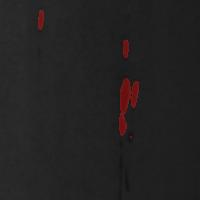
#> input picture visualization/visualize/output_img/inclusion.jpg, 200 x 200 px; its folder holds 3 pictures in this run
$ python concatimg.py
#> lines starting #> are read from the running program, lines starting #| are printed output that depends on the picture
#> further down, image is the input picture: PIL image 200x200 RGB; mean R, G, B 35.7, 33.9, 33.9
import cv2
import numpy as np
from PIL import Image
import os


# 用于垂直拼接图像，并在拼接处加入分割线
def concatenate_images_vertically(images, separator_height=5, separator_color=(255,255,255)):
    """
    垂直拼接一系列图像，且在每张图像之间增加细条分隔线。

    :param images: 要拼接的图像列表，每个图像为PIL.Image或numpy数组
    :param separator_height: 分隔线的高度（像素），默认为5像素
    :param separator_color: 分隔线的颜色，默认为黑色
    :return: 拼接后的图像，类型为PIL.Image
    """
#> called with separator_height = 5, separator_color = (255, 255, 255)

    # 确保所有图像的宽度一致，以避免拼接时尺寸不匹配
    widths, heights = zip(*(img.size for img in images))
#> widths = (200, 200, 200); heights = (200, 200, 200)
    total_height = sum(heights) + (len(images) - 1) * separator_height
#> total_height = 610
    max_width = max(widths)
#> max_width = 200

    # 创建拼接后的图像，背景为灰色
    concatenated_image = Image.new('RGB', (max_width, total_height), (128, 128, 128))
#> concatenated_image: PIL image 200x610 RGB; every value is 128

    y_offset = 0
    for i, img in enumerate(images):
        concatenated_image.paste(img, (0, y_offset))
        y_offset += img.size[1]

        # 在每两张图像之间添加分隔线
        if i < len(images) - 1:
            separator = Image.new('RGB', (max_width, separator_height), separator_color)
            concatenated_image.paste(separator, (0, y_offset))
            y_offset += separator_height
#> this loop made 3 passes
#> y_offset on passes 1 to 3: 205, 410, 610
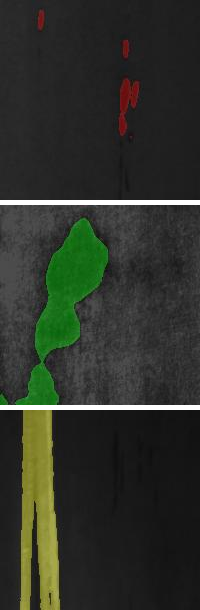
#> concatenated_image: PIL image 200x610 RGB; mean R, G, B 46.3, 50.5, 41.3
#> after the loop, y_offset = 610

    return concatenated_image


if __name__ == "__main__":
    # 示例代码：从文件夹加载图像并进行拼接
    batch_origin_path = "./visualize/output_img"  # 设置测试集图片的文件夹路径
    batch_save_path = "./visualize/mask_concat"  # 设置拼接图像保存的路径
    save_img_name = 'caege_aspp'

    img_names = os.listdir(batch_origin_path)
    images = []

    for img_name in img_names:
        if img_name.lower().endswith(
                ('.bmp', '.dib', '.png', '.jpg', '.jpeg', '.pbm', '.pgm', '.ppm', '.tif', '.tiff')):
            image_path = os.path.join(batch_origin_path, img_name)
            image = Image.open(image_path)
            images.append(image)

    if images:
        # 垂直拼接图像，添加5像素高度的分隔线
        concatenated_image = concatenate_images_vertically(images, separator_height=5)

        # 保存拼接后的图像
        if not os.path.exists(batch_save_path):
            os.makedirs(batch_save_path)
        concatenated_image.save(os.path.join(batch_save_path, f'{save_img_name}.jpg'))

        print("拼接图像已保存到:", os.path.join(batch_save_path, f'{save_img_name}.jpg'))
